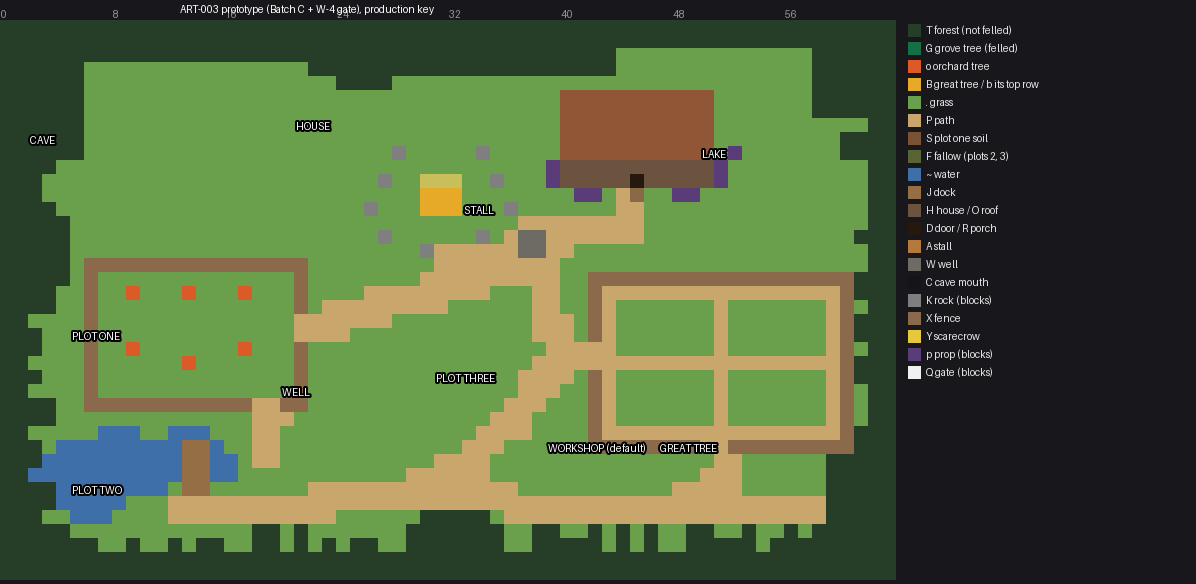
#> input picture art/style_tests/ART-003/parity/prototype_layout.png, 1196 x 584 px, given in place of SSA32_day_int_1080p.png, which was not available
$ python art005_s2_review.py
#> lines starting #> are read from the running program, lines starting #| are printed output that depends on the picture
# ART-005 S2 review panels (non-production). Reads the harness frames and writes the panels to
# art/style_tests/ART-005/s2/review/:
#   house frames  builds/review/ART-005/s2/   (tools/art005_density.gd density=32, art=g4 var=sa and art=g5
#                 var=log|st0..st3, hour=12 and 21.5, framing=int at 1080p and framing=today at 720p)
#   field frames  builds/review/ART-005/s2_export/builds/x/ (tools/art003_wide.gd mode=wide layout=b grass=1, art=w4
#                 BEFORE and art=f1 AFTER, run in a git-archive export of HEAD, so no VIS-002 work is in them)
#   python tools/art005_s2_review.py
import os
import sys

import numpy as np
from PIL import Image, ImageDraw, ImageFont

sys.path.insert(0, os.path.dirname(os.path.abspath(__file__)))
import art005_m0 as m0  # noqa: E402

HERE = os.path.dirname(os.path.abspath(__file__))
REV = os.path.join(m0.ROOT, "s2", "review")
HF = os.path.join(HERE, "..", "builds", "review", "ART-005", "s2")
FF = os.path.join(HERE, "..", "builds", "review", "ART-005", "s2_export", "builds", "x")
WIDE = os.path.join(HERE, "..", "art", "style_tests", "ART-003", "wide", "blueprint_wide_v1b_w3b.txt")
BG = (28, 30, 34)
FG = (232, 232, 228)
DIM = (170, 172, 176)
F = ImageFont.load_default(size=16)
FS = ImageFont.load_default(size=13)
FB = ImageFont.load_default(size=22)
NIGHT = "night 21:30, ART-005 harness night (production NIGHT_TINT, lantern, window lights; not R3-1)"
NIGHT_R31 = "night 21:30, R3-1 (the locked ART-003 prototype night)"


def load(p):
    return Image.open(p).convert("RGBA")


# [17 lines left out: function grid, not called in this run]


def hframe(tag, hr, fr):
    if fr == "int":
        return load(os.path.join(HF, "%s32_%s_int_1080p.png" % (tag, hr))).crop((680, 0, 1500, 800))
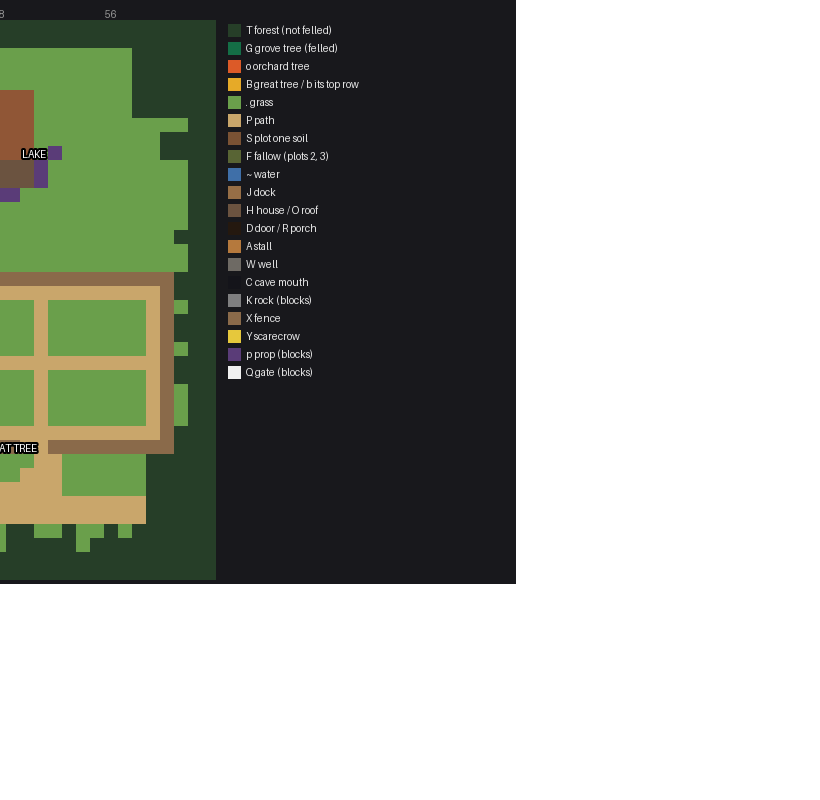
#> returned value: PIL image 820x800 RGBA; mean R, G, B, A 26.1, 30.4, 21.2, 117.1; transparent parts drawn white
    return load(os.path.join(HF, "%s32_%s_today_720p.png" % (tag, hr))).crop((416, 0, 1056, 600))


# [7 lines left out: function sprite_on, not called in this run]


def house_panels():
    sa = os.path.join(m0.ROOT, "pl", "g4", "sa", "32")
    lg = os.path.join(m0.ROOT, "pl", "g5", "log", "32")
    for fr, name, label in (("int", "s2_house_1080p.png", "1080p, integer framing (2x), 1:1 crops"),
                            ("today", "s2_house_720p.png", "the game's own 720p zoom (tile = 48 px), 1:1 crops")):
        grid(name, "ART-005 S2: SA baseline | SA with provisional log-cabin wall, " + label,
             "Harness tools/art005_density.gd density=32. Same scene, camera, lights. SA's roof, windows, door, "
             "foundation, steps, canvas and footprint unchanged; only the wall and corners differ. Zero generation.",
             [("SA baseline (S1 materials) - day 12:00", hframe("SSA", "day", fr)),
              ("SA + log wall (S2) - day 12:00", hframe("VLOG", "day", fr)),
              ("SA baseline - " + NIGHT, hframe("SSA", "night", fr)),
              ("SA + log wall - " + NIGHT, hframe("VLOG", "night", fr))], 2)
#> call 2 of hframe, with tag = 'VLOG', hr = 'day', fr = 'int'
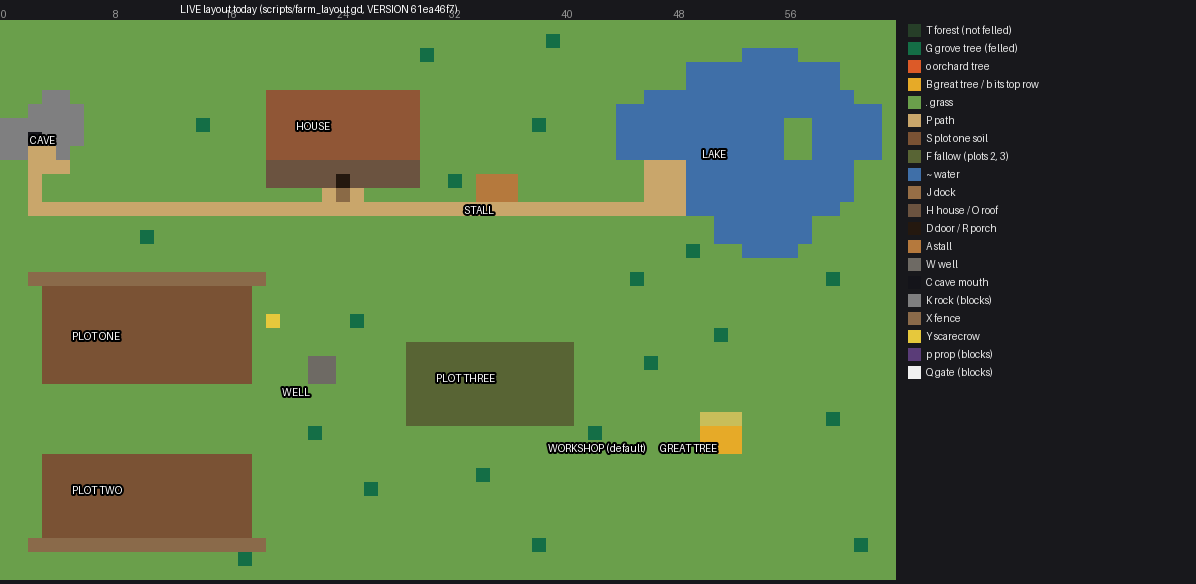
#> input picture art/style_tests/ART-003/parity/live_layout.png, 1196 x 584 px, given in place of VLOG32_day_int_1080p.png, which was not available
#> in hframe (call 2), `return load(os.path.join(HF, "%s32_%s_int_1080p.png" % (tag, hr))).cro..`:
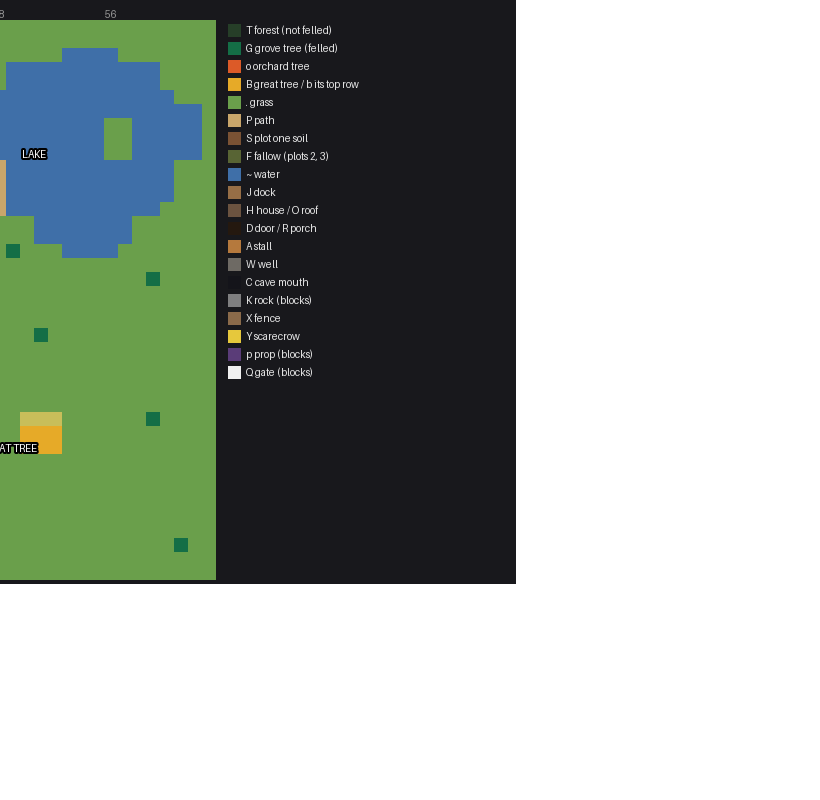
#> returned value: PIL image 820x800 RGBA; mean R, G, B, A 25.7, 34.9, 26.8, 117.1; transparent parts drawn white
    # 1:1 sprites and 3x close-ups of the corner, a window and the door
    cells = [("SA baseline sprite, 1:1 (384 x 320)", sprite_on(os.path.join(sa, "house_day.png"))),
             ("SA + log wall sprite, 1:1", sprite_on(os.path.join(lg, "house_day.png")))]
    for lab, box in (("west corner: notched log ends, 3x", (0, 150, 128, 300)),
                     ("window and logs, 3x", (60, 190, 188, 280)),
                     ("door, lamp and steps, 3x", (150, 200, 278, 320))):
        cells.append(("SA  " + lab, sprite_on(os.path.join(sa, "house_day.png"), 3, box)))
        cells.append(("LOG " + lab, sprite_on(os.path.join(lg, "house_day.png"), 3, box)))
    grid("s2_house_closeups.png", "ART-005 S2: SA | SA + log wall, sprites 1:1 and 3x close-ups (day)",
         "Logs: 8 courses (14-16 px) from the eave to the stone foundation, a dark recessed seam, lit upper curve, "
         "shaded underside, long grain streaks and a few knots; corners: alternating end grain. Upper-left light.",
         cells, 2)


# [113 lines left out: functions stage_panels, field_panels, diagram, not called in this run]


def main():
    os.makedirs(REV, exist_ok=True)
    gi = os.path.join(REV, ".gdignore")
    if not os.path.exists(gi):
        open(gi, "w").close()
    house_panels()
    stage_panels()
    field_panels()
    diagram()


if __name__ == "__main__":
#> (the run stopped early here; a loop or call above may not have finished)
